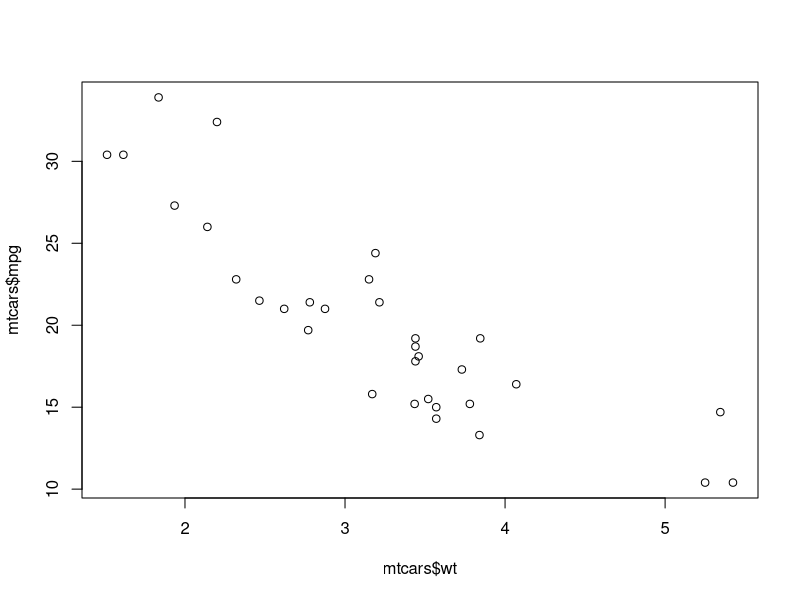
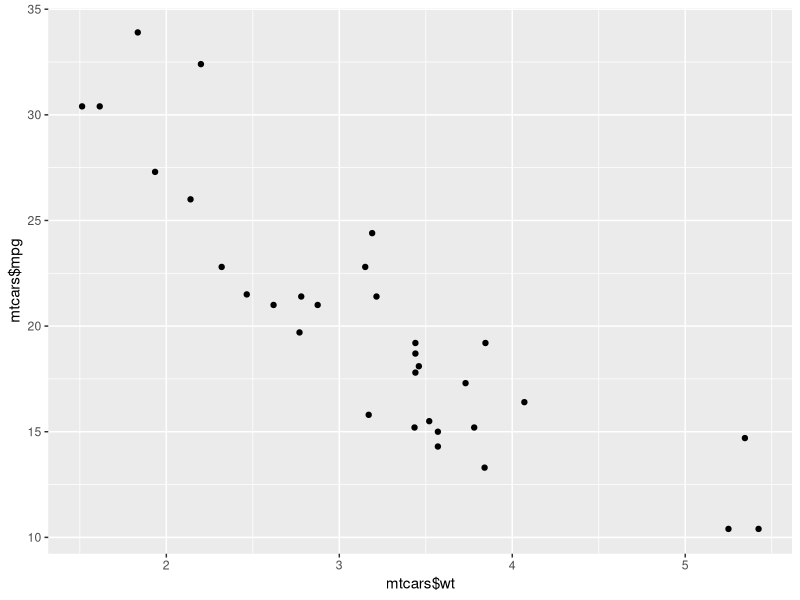
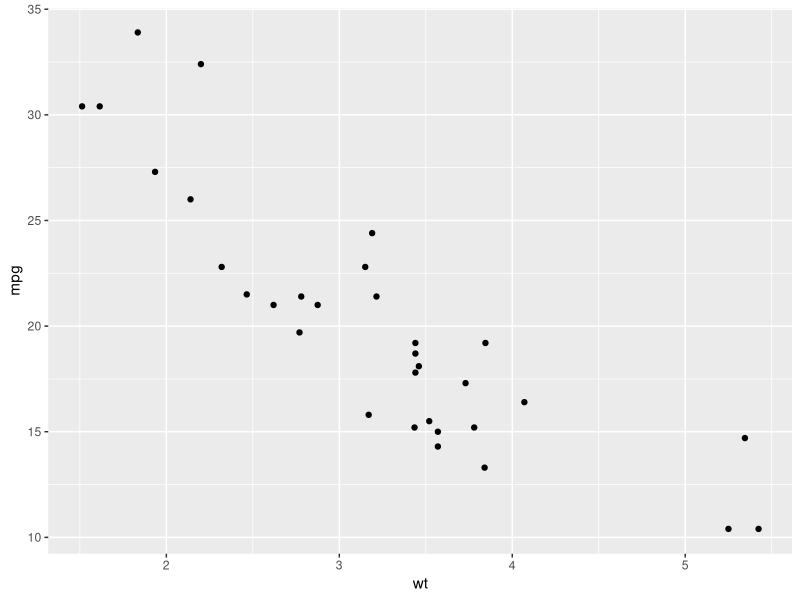
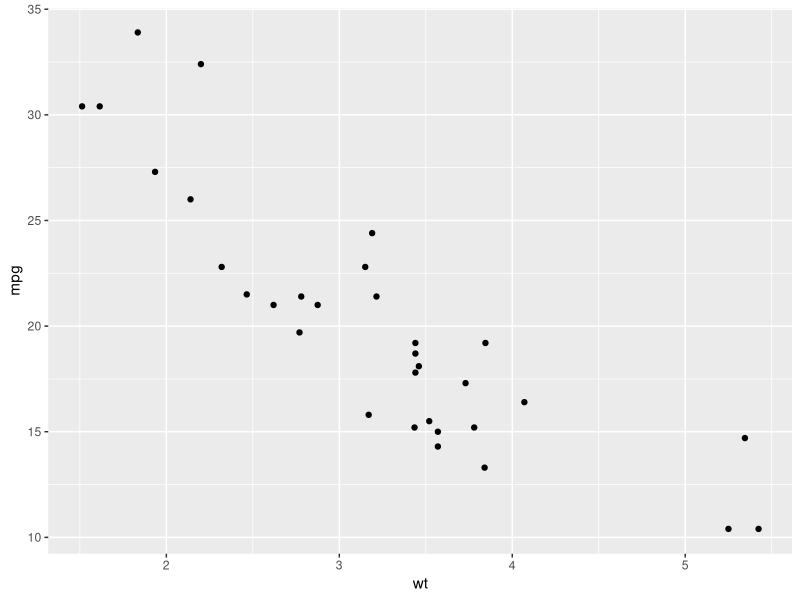
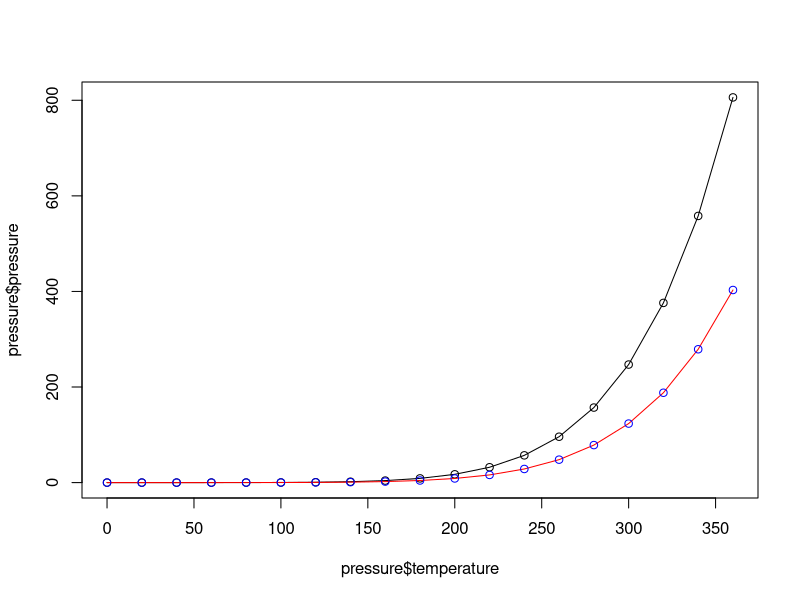
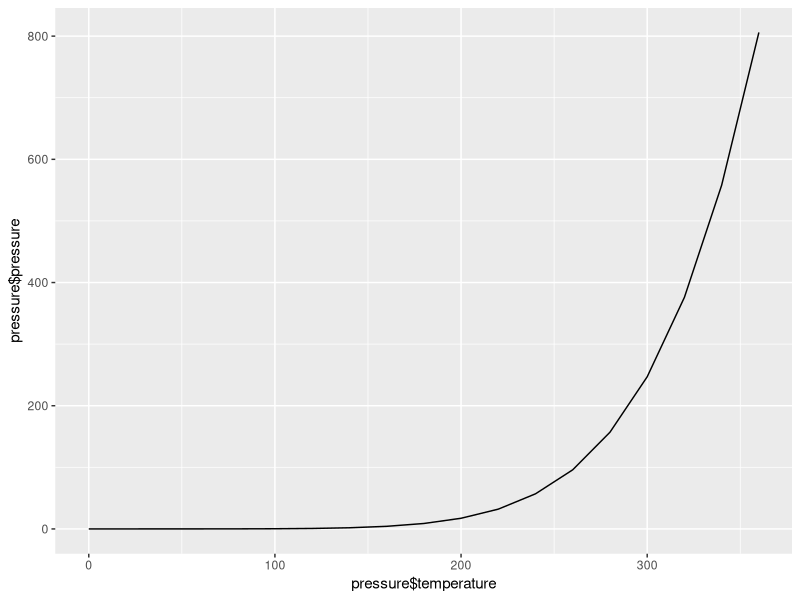
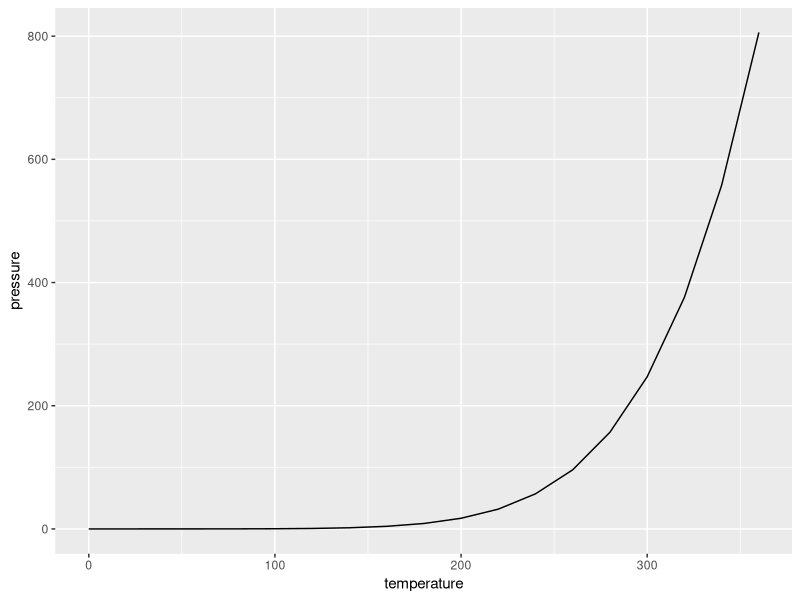
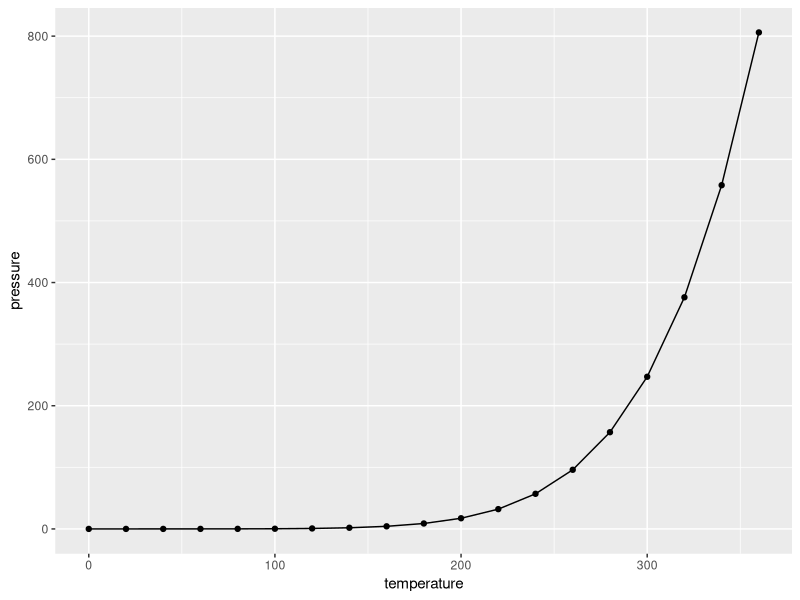

Generate these figures, in order, with R:
plot(mtcars$wt,mtcars$mpg)
library(ggplot2)
qplot(mtcars$wt,mtcars$mpg)
qplot(wt,mpg,data=mtcars)
ggplot(mtcars,aes(x=wt,y=mpg))+geom_point()
plot(pressure$temperature,pressure$pressure,type="l")
points(pressure$temperature,pressure$pressure)

lines(pressure$temperature,pressure$pressure/2,col="red")
points(pressure$temperature,pressure$pressure/2,col="blue")
library(ggplot2)
qplot(pressure$temperature,pressure$pressure,geom="line")
qplot(temperature,pressure,data=pressure,geom="line")
ggplot(pressure,aes(x=temperature,y=pressure))+geom_line()+geom_point()